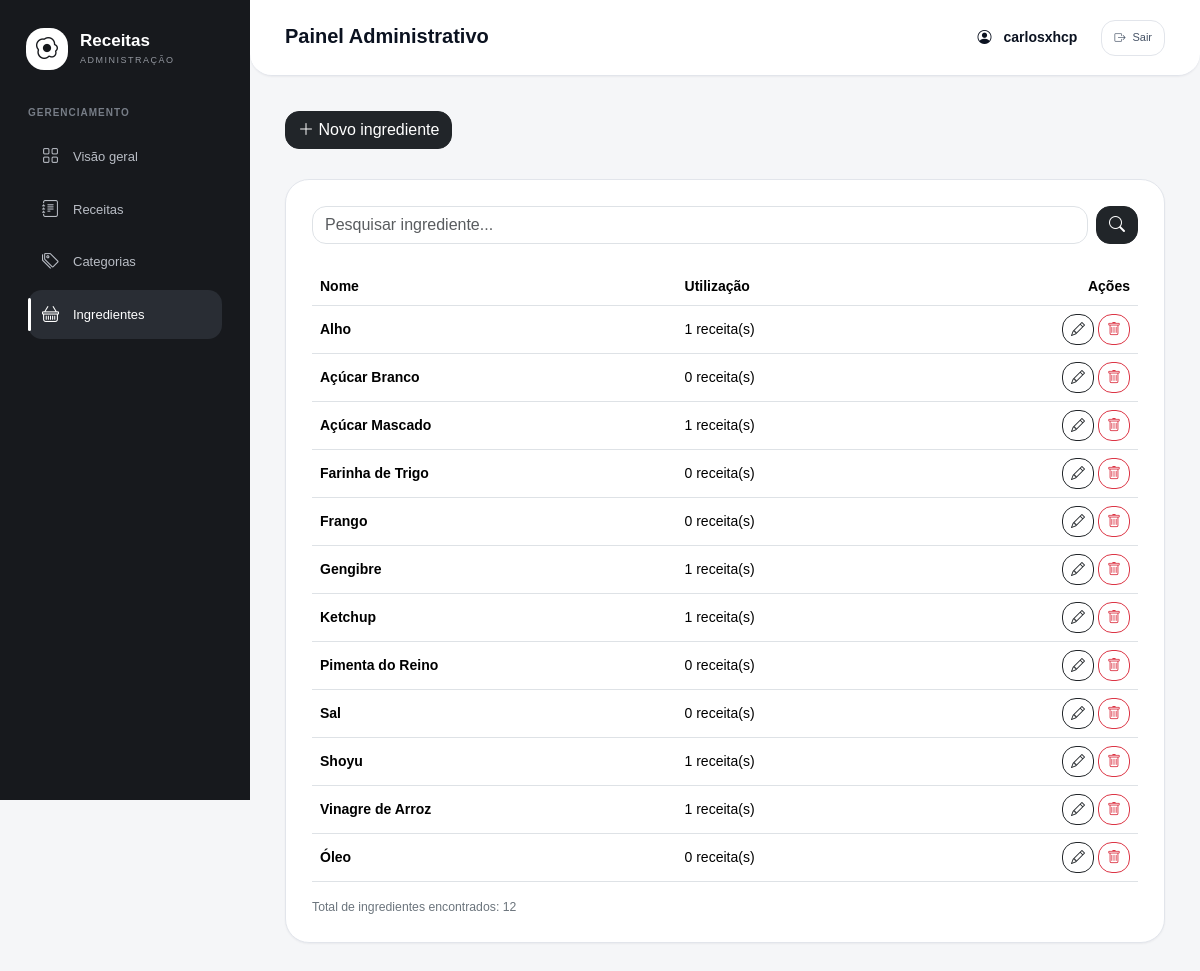
Screenshot of /painel/ingredientes/ (signed in) with the database file from the repository.
### ingredientes/models.py (models this page shows, shortened)
class Ingrediente(models.Model):
    nome = models.CharField(
        max_length=100,
        unique=True,
        verbose_name='Nome'
    )
    class Meta:
        verbose_name = 'Ingrediente'
        verbose_name_plural = 'Ingredientes'
        ordering = ['nome']

### painel/views.py (the view)
# urls.py: path('ingredientes/', views.lista_ingredientes, name='lista_ingredientes'),
@admin_required
def lista_ingredientes(request):
    busca = request.GET.get('q', '')
    ingredientes = Ingrediente.objects.all()
    if busca:
        ingredientes = ingredientes.filter(
            nome__icontains=busca
        )
    return render(request, 'painel/ingredientes/lista.html', {
        'ingredientes': ingredientes,
        'busca': busca,
    })

### painel/templates/painel/ingredientes/lista.html (shortened to what this page needs)
{% extends 'painel/base.html' %}
{% block content %}
<div class="page-header">
    <div>
        <a href="{% url 'painel:criar_ingrediente' %}" class="btn btn-dark">
        <i class="bi bi-plus-lg"></i>
        Novo ingrediente
    </a>
    </div>
</div>
<div class="content-card">
    <form method="get" class="mb-4">
        <div class="d-flex gap-2">
            <input
                type="text"
                name="q"
                class="form-control"
                placeholder="Pesquisar ingrediente..."
                value="{{ busca }}"
            >
            <button type="submit" class="btn btn-dark">
                <i class="bi bi-search"></i>
            </button>
        </div>
    </form>
    <div class="table-responsive">
        <table class="table align-middle">
            <thead>
                <tr>
                    <th>Nome</th>
                    <th>Utilização</th>
                    <th class="text-end">Ações</th>
                </tr>
            </thead>
            <tbody>
                {% for ingrediente in ingredientes %}
                <tr>
                    <td>
                        <strong>{{ ingrediente.nome }}</strong>
                    </td>
                    <td>
                        {{ ingrediente.receitas.count }} receita(s)
                    </td>
                    <td class="text-end">
                        <a
                            href="{% url 'painel:editar_ingrediente' ingrediente.pk %}"
                            class="btn btn-sm btn-outline-dark"
                            title="Editar"
                        >
                            <i class="bi bi-pencil"></i>
                        </a>
                        <a
                            href="{% url 'painel:excluir_ingrediente' ingrediente.pk %}"
                            class="btn btn-sm btn-outline-danger"
                            title="Excluir"
                        >
                            <i class="bi bi-trash"></i>
                        </a>
                    </td>
                </tr>
                {% endfor %}
            </tbody>
        </table>
    </div>
    <div class="text-secondary small">
        Total de ingredientes encontrados: {{ ingredientes|length }}
    </div>
</div>
{% endblock %}

### painel/templates/painel/base.html (shortened to what this page needs)
{% load static %}
<!DOCTYPE html>
<html lang="pt-br">
<head>
    <link href="https://cdn.jsdelivr.net/npm/bootstrap@5.3.3/dist/css/bootstrap.min.css" rel="stylesheet">
    <link href="https://cdn.jsdelivr.net/npm/bootstrap-icons@1.11.3/font/bootstrap-icons.min.css" rel="stylesheet">
    <link rel="stylesheet" href="{% static 'painel/css/base.css' %}">
    <link href="https://cdn.jsdelivr.net/npm/tom-select@2.4.3/dist/css/tom-select.bootstrap5.min.css" rel="stylesheet">
</head>
<body>
    <div class="admin-layout">
        <aside class="sidebar">
            <div class="sidebar-brand">
                <div class="brand-icon">
                    <i class="bi bi-egg-fried"></i>
                </div>
                <div>
                    <h5>Receitas</h5>
                    <span>ADMINISTRAÇÃO</span>
                </div>
            </div>
            <div class="sidebar-section">
                <span class="section-label">GERENCIAMENTO</span>
                <a href="{% url 'painel:dashboard' %}"
                    class="sidebar-link {% if request.resolver_match.url_name == 'dashboard' %}active{% endif %}">
                    <i class="bi bi-grid"></i>
                    <span>Visão geral</span>
                </a>
                <a href="{% url 'painel:lista_receitas' %}"
                    class="sidebar-link {% if request.resolver_match.url_name in 'lista_receitas criar_receita editar_receita excluir_receita' %}active{% endif %}">
                    <i class="bi bi-journal-text"></i>
                    <span>Receitas</span>
                </a>
                <a href="{% url 'painel:lista_categorias' %}"
                    class="sidebar-link {% if request.resolver_match.url_name in 'lista_categorias criar_categoria editar_categoria excluir_categoria' %}active{% endif %}">
                    <i class="bi bi-tags"></i>
                    <span>Categorias</span>
                </a>
                <a href="{% url 'painel:lista_ingredientes' %}"
                    class="sidebar-link {% if request.resolver_match.url_name in 'lista_ingredientes criar_ingrediente editar_ingrediente excluir_ingrediente' %}active{% endif %}">
                    <i class="bi bi-basket"></i>
                    <span>Ingredientes</span>
                </a>
            </div>
        </aside>
        <main class="main-content">
            <header class="topbar">
                <div>
                    <h6>Painel Administrativo</h6>
                </div>
                <div class="topbar-actions">
                    <i class="bi bi-person-circle"></i>
                    <strong>{{ request.user.username }}</strong>
                    <form method="post" action="{% url 'painel:logout' %}">
                        <button type="submit" class="logout-button">
                            <i class="bi bi-box-arrow-right"></i>
                            Sair
                        </button>
                    </form>
                </div>
            </header>
            <section class="page-content">
                {% block content %}
                {% endblock %}
            </section>
        </main>
    </div>
</body>
</html>

### rows the page displays
Ingrediente: nome "Alho", receitas.count "1"
Ingrediente: nome "Açúcar Branco", receitas.count "0"
Ingrediente: nome "Açúcar Mascado", receitas.count "1"
Ingrediente: nome "Farinha de Trigo", receitas.count "0"
Ingrediente: nome "Frango", receitas.count "0"
Ingrediente: nome "Gengibre", receitas.count "1"
Ingrediente: nome "Ketchup", receitas.count "1"
Ingrediente: nome "Pimenta do Reino", receitas.count "0"
Ingrediente: nome "Sal", receitas.count "0"
Ingrediente: nome "Shoyu", receitas.count "1"
Ingrediente: nome "Vinagre de Arroz", receitas.count "1"
Ingrediente: nome "Óleo", receitas.count "0"

### other values shown
{{ request.user.username }} "carlosxhcp"
{{ ingredientes|length }} "12"
